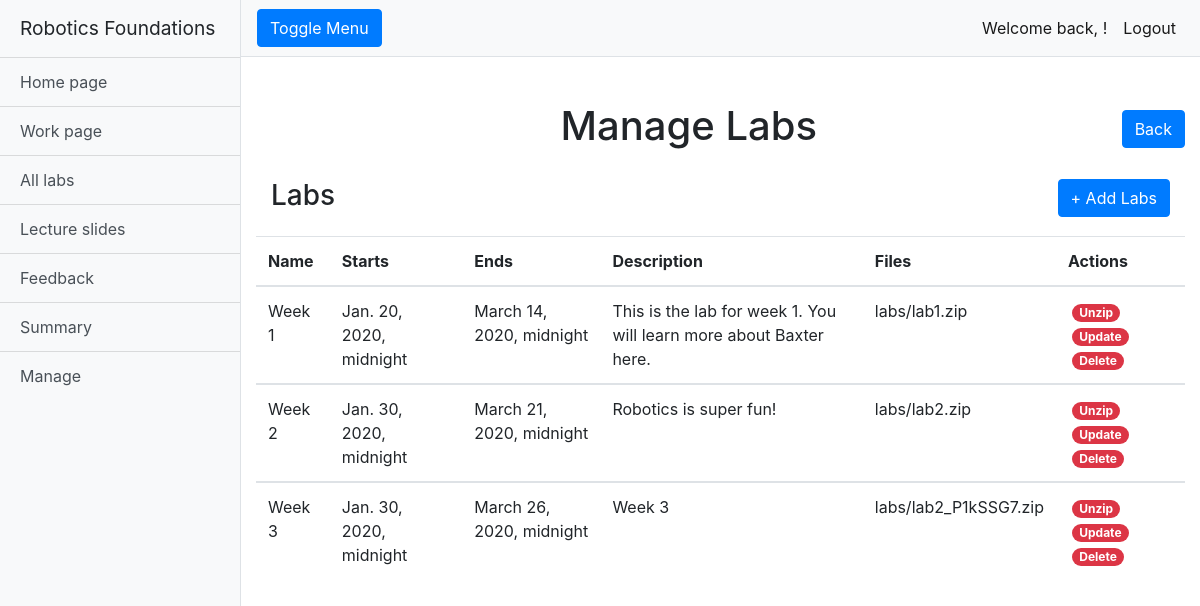
Before: /rfwa/manage_labs/ (signed in) with the older database file.
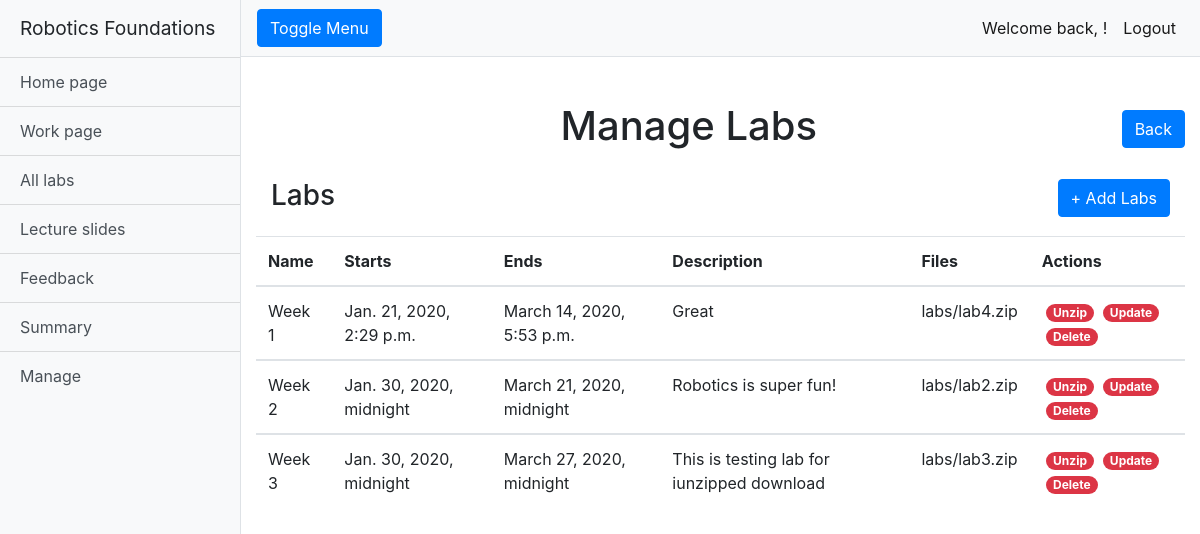
After: the same page with the newer database file.
### rfwa/models.py (models this page shows, shortened)
class Lab(models.Model):
    name = models.CharField(max_length=128)
    description = models.TextField(max_length=2048)
    open_Date = models.DateTimeField(timezone.now())
    close_Date = models.DateTimeField(timezone.now())
    lab_Files = models.FileField(upload_to='labs/')
    slug = models.SlugField(primary_key=True, blank=True)

### rfwa/views.py (the view)
# urls.py: path("manage_labs/", views.manage_labs, name="manage_labs"),
@login_required
def manage_labs(request):
    if request.user.is_superuser:
        labs = Lab.objects.order_by('open_Date')
    return render(request, "rfwa/manage_labs.html", {'labs': labs})

### templates/rfwa/manage_labs.html (shortened to what this page needs)
{% extends "rfwa/base.html" %}
{% load static %}
{% block extra_head %}
<link href="{% static 'css/manage_page.css' %}" rel="stylesheet">
{% endblock %}
{% block body_block %}
{% if user.is_superuser %}
<div class="container-fluid">
    <div class="row">
        <h1 class="col-12 text-center mt-4">Manage Labs <a class="rightside" href="/rfwa/manage/"><button type="button"
                    class="btn btn-primary">Back</button></a></h1>
    </div>
    <div class="table-group">
        <div class="title-group">
            <h1 class="col-12 text-left table-header">Labs
                <a class="rightside" href="{% url 'add_lab'%}"><button type="button" class="btn btn-primary">+ Add
                        Labs</button></a>
            </h1>
        </div>
        <table class="table table-hover">
            {% if labs %}
            <thead>
                <tr>
                    <th scope="col">Name</th>
                    <th scope="col">Starts</th>
                    <th scope="col">Ends</th>
                    <th scope="col">Description</th>
                    <th scope="col">Files</th>
                    <th scope="col">Actions</th>
                </tr>
            </thead>
            {% for lab in labs %}
            <tbody>
                <tr>
                    <td>{{lab.name}}</td>
                    <td>{{lab.open_Date}}</td>
                    <td>{{lab.close_Date}}</td>
                    <td>{{lab.description}}</td>
                    <td>{{lab.lab_Files}}</td>
                    <td>
                        <a class="btn-link text-white badge badge-danger badge-pill ml-1"
                            href="{% url  'unzip_lab' lab.slug %}">Unzip</a>
                        <a class="btn-link text-white badge badge-danger badge-pill ml-1"
                            href="{% url  'update_lab' lab.slug %}">Update</a>
                        <a class="btn-link text-white badge badge-danger badge-pill ml-1"
                            href="{% url  'delete_lab' lab.slug %}">Delete</a>
                    </td>
                </tr>
            </tbody>
            {% endfor %}
            {% else %}
            <h3 class="text-center mt-3">There are no labs uploaded.</h3>
            {% endif %}
        </table>
    </div>
</div>
{% endif %}
{% endblock %}

Changed rows visible on the page:
changed Lab "Week 1": open_Date "Jan. 20, 2020, midnight" → "Jan. 21, 2020, 2:29 p.m."; close_Date "March 14, 2020, midnight" → "March 14, 2020, 5:53 p.m."; description "This is the lab for week 1. You will learn more about Baxter here." → "Great"; lab_Files "labs/lab1.zip" → "labs/lab4.zip"
changed Lab "Week 3": close_Date "March 26, 2020, midnight" → "March 27, 2020, midnight"; description "Week 3" → "This is testing lab for iunzipped download"; lab_Files "labs/lab2_P1kSSG7.zip" → "labs/lab3.zip"
